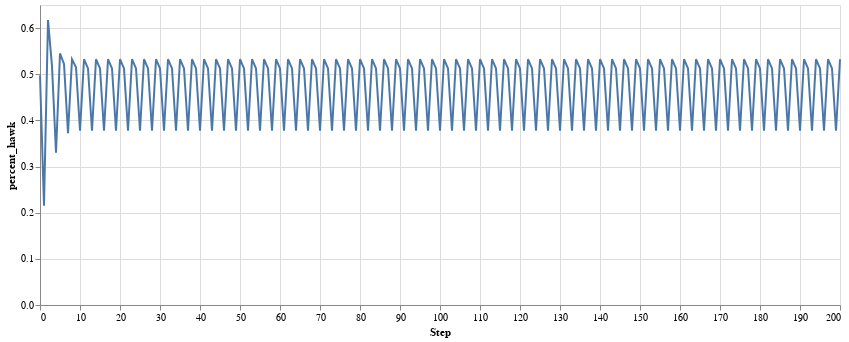

Notebook code for this chart:
### Code cell
run_zero_chart = alt.Chart(runzero).mark_line().encode(
    x='Step', # alt.X('Step', scale=alt.Scale(domain=[0, 1])),
    y='percent_hawk',
    # color='agent_risk_level:N',
).properties(
    width=800,
    height=300
)
run_zero_chart

### Figure 1 — Vega-Lite specification as saved in the notebook (floating-point values rounded to 4 significant figures; data arrays with more than 128 entries replaced by an {"elided": "..."} marker saying what was removed)
{"config": {"view": {"continuousWidth": 300, "continuousHeight": 300}}, "data": {"name": "data-49df850f13b6ea736d11a4e5fdfa6307"}, "mark": {"type": "line"}, "encoding": {"x": {"field": "Step", "type": "quantitative"}, "y": {"field": "percent_hawk", "type": "quantitative"}}, "height": 300, "width": 800, "$schema": "https://vega.github.io/schema/vega-lite/v5.14.1.json", "datasets": {"data-49df850f13b6ea736d11a4e5fdfa6307": {"elided": "201 records"}}}
